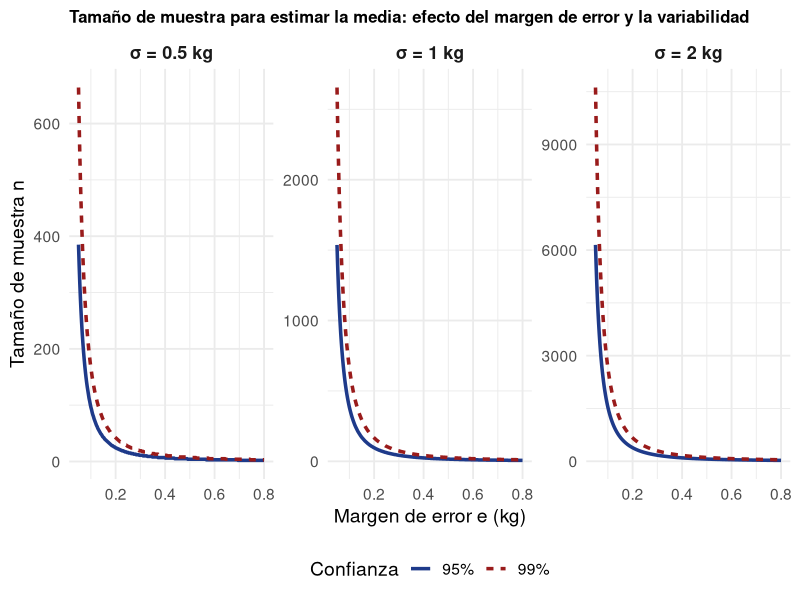

Write the R code that produced this figure.
## ---- chunk 1
#| echo: false
#| fig-width: 11
#| fig-height: 4.6
#| fig-align: center

library(ggplot2)

# e en las mismas unidades que σ (ej. kg, cm, L)
# σ representa variabilidad económico típica:
#   0.5 kg → frutos pequeños (producto, industria)
#   1.0 kg → rentabilidad por empresa
#   2.0 kg → producción por lote
e_seq  <- seq(0.05, 0.8, length = 300)
sigmas <- c(0.5, 1.0, 2.0)
z95    <- 1.96; z99 <- 2.576

df <- do.call(rbind, lapply(sigmas, function(s) {
  rbind(
    data.frame(e = e_seq,
               n = ceiling((z95 * s / e_seq)^2),
               sigma = paste0("σ = ", s, " kg"),
               conf = "95%"),
    data.frame(e = e_seq,
               n = ceiling((z99 * s / e_seq)^2),
               sigma = paste0("σ = ", s, " kg"),
               conf = "99%")
  )
}))

ggplot(df, aes(x = e, y = n, color = conf, linetype = conf)) +
  geom_line(linewidth = 1.2) +
  facet_wrap(~sigma, scales = "free_y") +
  scale_color_manual(values = c("95%" = "#1e3a8a", "99%" = "#991b1b")) +
  labs(x = "Margen de error e (kg)",
       y = "Tamaño de muestra n",
       title = "Tamaño de muestra para estimar la media: efecto del margen de error y la variabilidad",
       color = "Confianza", linetype = "Confianza") +
  theme_minimal(base_size = 14) +
  theme(legend.position = "bottom",
        plot.title = element_text(size = 12, face = "bold"),
        strip.text = element_text(size = 13, face = "bold"))
